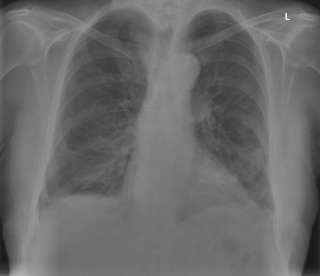
#> input picture Pdata/med_image1.png, 320 x 276 px, found by its file name
$ jupyter execute --allow-errors PACE_DEMO.ipynb
#> lines starting #> are read from the running program, lines starting #| are printed output that depends on the picture; after the words box and inside, x2 and y2 are one past the last pixel; in counts of white or black regions, pixels touching at a corner belong together
[cell 1]
import pandas as pd
import matplotlib.pyplot as plt
import csv
import numpy as np
import cv2
from google.colab.patches import cv2_imshow

[cell 2]
from google.colab import files
uploaded = files.upload()
#> the answer given: med_image1.png
im_gray = cv2.imread("med_image1.png", 0)
#> im_gray is the input picture: shape (276, 320); min 24, max 235, mean 106.6
im_gray_copy = im_gray.copy()

[cell 3]
cv2_imshow(im_gray) #
cv2.waitKey(0)
cv2.destroyAllWindows()

[cell 4]
#1. Image Manipulation
himg1, wimg1 = im_gray.shape
#> himg1 = 276; wimg1 = 320
print('height, width', himg1, wimg1)
#| height, width 276 320
print('Images with grayscale offsets: original, image-hole, image-thershold, image-negative, negative-offest, positive-offset')
im_gray = np.float32(im_gray)/1.0
im_gray_negoff = im_gray - 50
im_gray_posoff = im_gray + 50
im_gray_new = im_gray.copy()
im_gray_new[100:200, 100:200] = 0
#> im_gray_new: shape (276, 320) float32; min 0, max 235, mean 94
ret, im_thresh = cv2.threshold(im_gray, 127, 255, cv2.THRESH_BINARY)
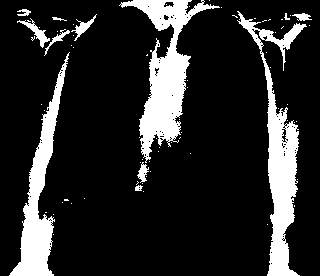
#> im_thresh: shape (276, 320) float32; 16.3% white; 71 white regions (59 under 20 px), largest, box (x1, y1, x2, y2) and area: (119, 0, 220, 163) 4897, (237, 11, 307, 276) 4813, (9, 52, 70, 276) 3671
res = np.hstack((im_gray, im_gray_new, im_thresh, (im_gray-255)*(-1), im_gray_negoff, im_gray_posoff))
cv2_imshow(res)
cv2.waitKey(0)
cv2.destroyAllWindows()

[cell 5]
#2. Histogram Equalization
# of a image using cv2.equalizeHist()

#im_gray = cv2.imread("/content/drive/MyDrive/Ndata/med_image1.png", 0)
im_gray = im_gray_copy
equ = cv2.equalizeHist(im_gray)
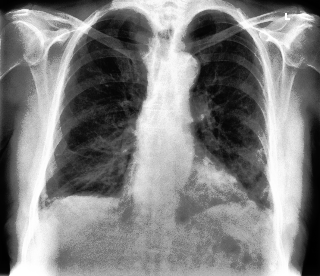
#> equ: shape (276, 320); min 0, max 255, mean 129.5

# find frequency of pixels in range 0-255
histr_im_gray = cv2.calcHist([im_gray],[0],None,[256],[0,256])
#> histr_im_gray = 256 values, max 3372 at index 113, min 0 at index 0, mean 345
histr_equ = cv2.calcHist([equ],[0],None,[256],[0,256])
#> histr_equ = 256 values, max 3372 at index 143, min 0 at index 12, mean 345

# stacking images side-by-side
res = np.hstack((im_gray, equ))
#> res: shape (276, 640)
print('Xray image, equalized image')
# show image input vs output
cv2_imshow(res)
cv2.waitKey(0)
cv2.destroyAllWindows()

plt.subplot(2,1,1)
plt.plot(histr_im_gray)
plt.title('Image Histogram')
plt.subplot(2,1,2), plt.plot(histr_equ)
plt.title('Equalized Image Histogram')
plt.show()
#> figure, not shown here; panel 1: curve peaks at x = 113, y = 3372; panel 2: curve peaks at x = 143, y = 3372

[cell 6]
#3. DCT
#im_gray = im_gray_copy
imf = np.float32(im_gray)/1.0  # float conversion/scale
im_gray = np.float32(im_gray)/1.0
dst = cv2.dct(imf)           # the dct
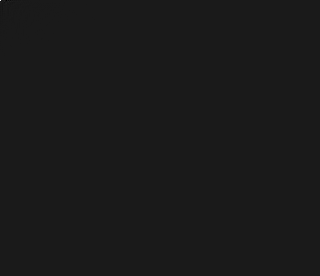
#> dst: shape (276, 320) float32; min -3622.6, max 31685.1, mean 0.2; drawn with min black and max white
cv2_imshow(dst) #
cv2.waitKey(0)
recon_dct = np.zeros([himg1, wimg1], dtype='float')
recon_dct[0:himg1//10, 0:wimg1//10] = dst[0:himg1//10, 0:wimg1//10]
dst1 = cv2.idct(recon_dct) # the idct
res = np.hstack((im_gray, dst1))
cv2_imshow(res)
cv2.waitKey(0)
cv2.destroyAllWindows()

[cell 7]
from google.colab import files
uploaded = files.upload()
#> the answer given: Echo-1(1).jpg
im_gray = cv2.imread("Echo-1(1).jpg")
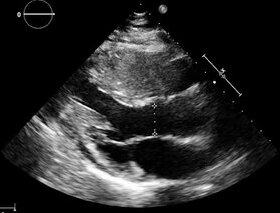
#> input picture Pdata/Echo-1(1).jpg, 280 x 213 px, found by its file name
#> im_gray is the input picture: shape (213, 280, 3); min 0, max 255, mean 40.7

[cell 8]
#4. Pseudocoloring
#im_gray = cv2.imread("/content/drive/MyDrive/Ndata/Echo-1(1).jpg")
himg1, wimg1, channel_length = im_gray.shape
#> himg1 = 213; wimg1 = 280; channel_length = 3
print('Echo-1(1) height, width, channel_length', himg1, wimg1, channel_length)
#| Echo-1(1) height, width, channel_length 213 280 3
im_color = cv2.applyColorMap(im_gray, cv2.COLORMAP_JET)
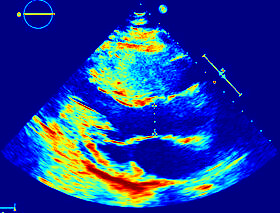
#> im_color: shape (213, 280, 3); mean B, G, R 150.8, 58.7, 31.5
plt.subplot(2,1,1)
plt.imshow(im_gray) #
plt.title("Echocardiogram image Echo-1(1)")
plt.subplot(2,1,2)
plt.imshow(im_color) #
plt.title("Pseudocolored image")
plt.show()
#> figure, not shown here; B, G, R data is drawn as R, G, B

[cell 9]
from google.colab import files
uploaded = files.upload()
#> the answer given: med_image.bmp
med_image = cv2.imread("med_image.bmp")
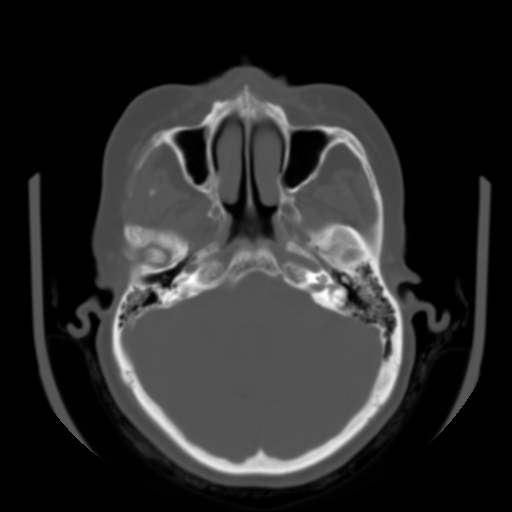
#> input picture Pdata/med_image.bmp, 512 x 512 px, found by its file name
#> med_image is the input picture: shape (512, 512, 3); min 0, max 255, mean 42.6

[cell 10]
#5. Image filtering
#med_image = cv2.imread('/content/drive/MyDrive/Ndata/med_image.bmp')
#med_image = cv2.imread('med_image.bmp')
himg1, wimg1, channel_length = med_image.shape
#> himg1 = 512; wimg1 = 512
print('med_image.bmp height, width, channel_length', himg1, wimg1, channel_length)
#| med_image.bmp height, width, channel_length 512 512 3
med_img = cv2.cvtColor(med_image, cv2.COLOR_BGR2GRAY)

gausBlur = cv2.GaussianBlur(med_img, (5,5),0)
kernel = np.array([[0, -1, 0],
                   [-1, 5,-1],
                   [0, -1, 0]])
image_sharp = cv2.filter2D(med_img, ddepth=-1, kernel=kernel)

res = np.hstack((med_img, gausBlur, image_sharp))
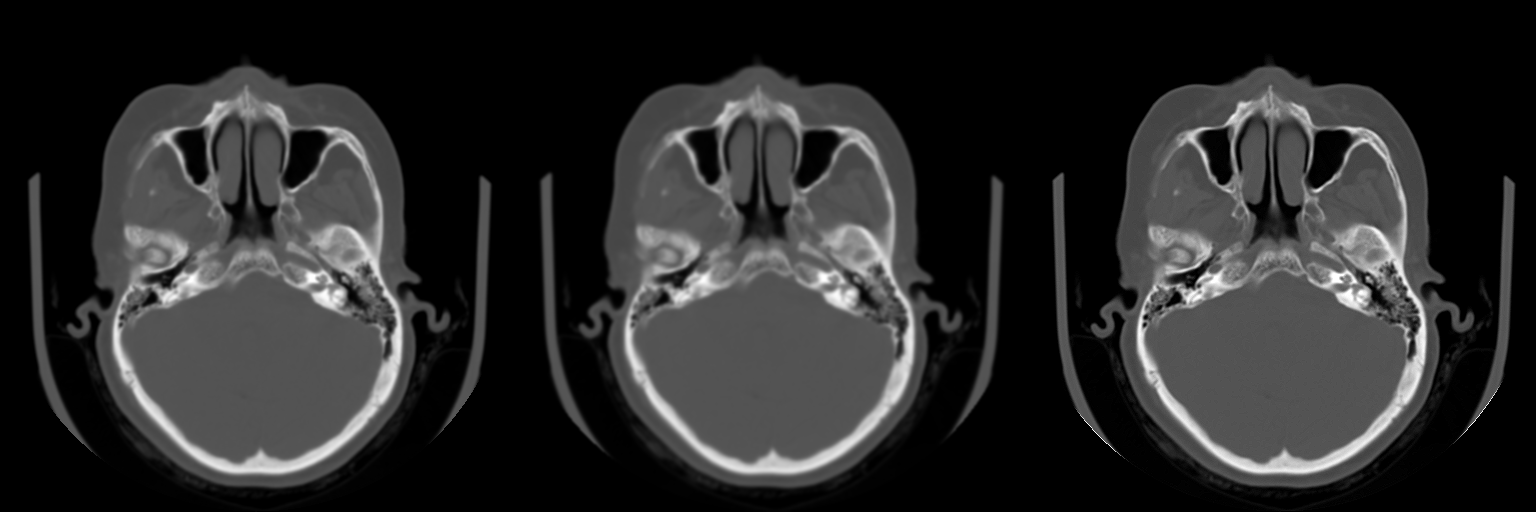
#> res: shape (512, 1536); min 0, max 255, mean 42.6
cv2_imshow(res)
cv2.waitKey(0)
cv2.destroyAllWindows()

[cell 11]
from google.colab import files
uploaded = files.upload()
#> the answer given: maxresdefault.jpg

[cell 12]
# 6. Adaptive filtering
X = []
Y = []
#> (the rest of this cell did not finish here and is left out)

[cell 13]
mu=0.0000001
length=len(Y)
print('length',length)
filter = np.zeros([length+1, 1], dtype='float')
#> (the rest of this cell did not finish here and is left out)

[cell 14]
plt.subplot(3,1,1)
plt.plot(X)
plt.title('Abdominal ECG')
plt.subplot(3,1,2)
plt.plot(Y)
plt.title('Maternal ECG')
plt.subplot(3,1,3)
signal = np.zeros((length, 1), dtype = "float")
#> (the rest of this cell did not finish here and is left out)

[cell 15]
from google.colab import files
uploaded = files.upload()
#> the answer given: maxresdefault.jpg

[cell 16]
#7 Segmentation
im_gray = cv2.imread('maxresdefault.jpg')
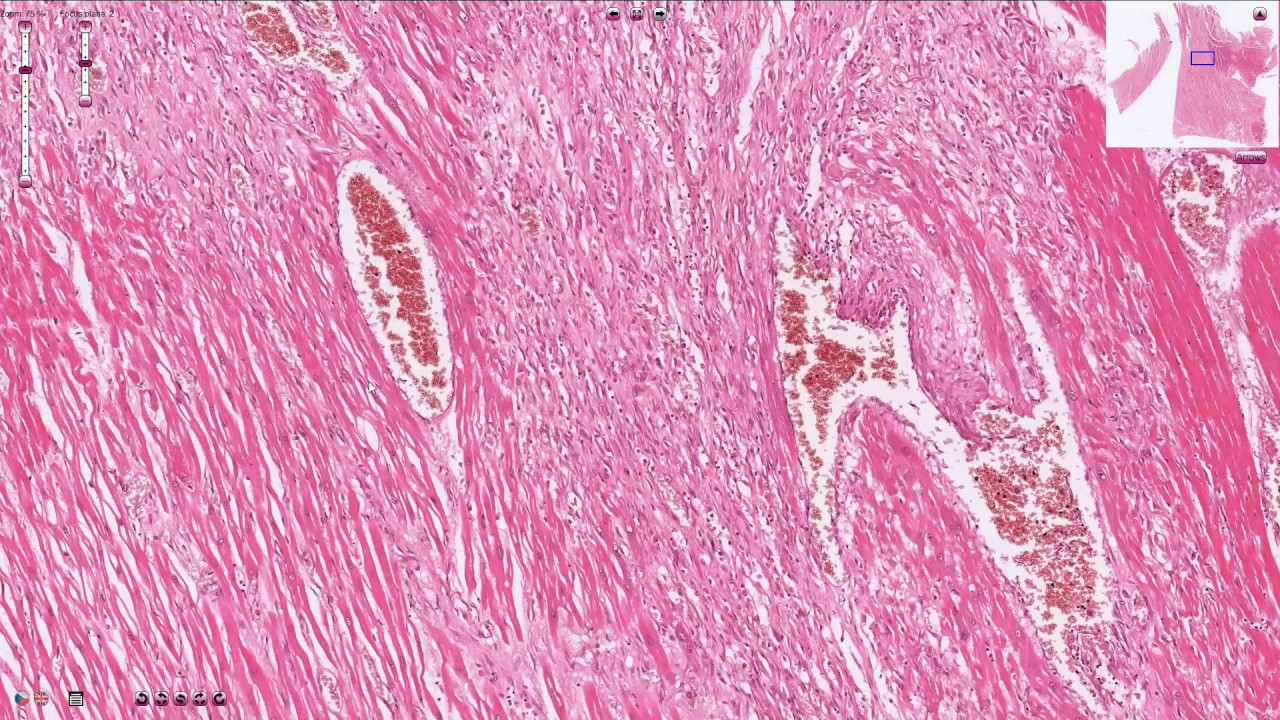
#> input picture Pdata/maxresdefault.jpg, 1280 x 720 px, found by its file name
#> im_gray is the input picture: shape (720, 1280, 3); mean B, G, R 186, 145.7, 223

twoDimage =  im_gray.reshape((-1,3))
twoDimage = np.float32(twoDimage)
criteria = (cv2.TERM_CRITERIA_EPS + cv2.TERM_CRITERIA_MAX_ITER, 10, 1.0)
K = 8
attempts=10

ret,label,center=cv2.kmeans(twoDimage,K,None,criteria,attempts,cv2.KMEANS_PP_CENTERS)
#> ret = 242217068.8; center = [[222.7, 188.7, 244.8], [165.5, 119.3, 210.4], [184.1, 140.2, 222.8], [103, 69.09, 145.9], [241.5, 222.5, 247.9], [202.5, 162.4, 233.7], [147.8, 93.87, 218.2], [139.9, 98.66, 183.5]]
center = np.uint8(center)
#> center = [[222, 188, 244], [165, 119, 210], [184, 140, 222], [103, 69, 145], [241, 222, 247], [202, 162, 233], [147, 93, 218], [139, 98, 183]]
res = center[label.flatten()]
result_image = res.reshape((im_gray.shape))

im_gray1 = cv2.resize(im_gray, (640, 360), interpolation = cv2.INTER_LINEAR)
result_image1 = cv2.resize(result_image, (640, 360), interpolation = cv2.INTER_LINEAR)
result_image1 = cv2.cvtColor(result_image1, cv2.COLOR_BGR2GRAY)
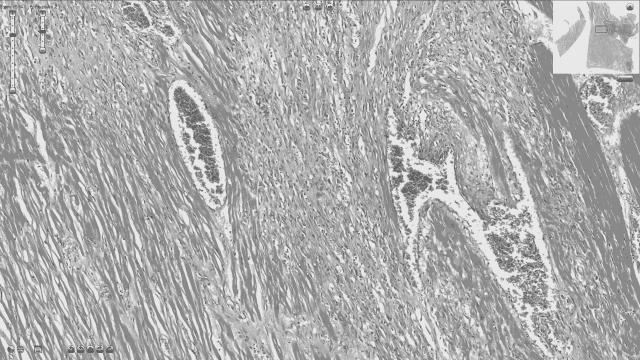
#> result_image1: shape (360, 640); min 96, max 232, mean 173.1
im_gray1 = cv2.cvtColor(im_gray1, cv2.COLOR_BGR2GRAY)
#> im_gray1: shape (360, 640)
res1 = np.hstack((im_gray1, result_image1))
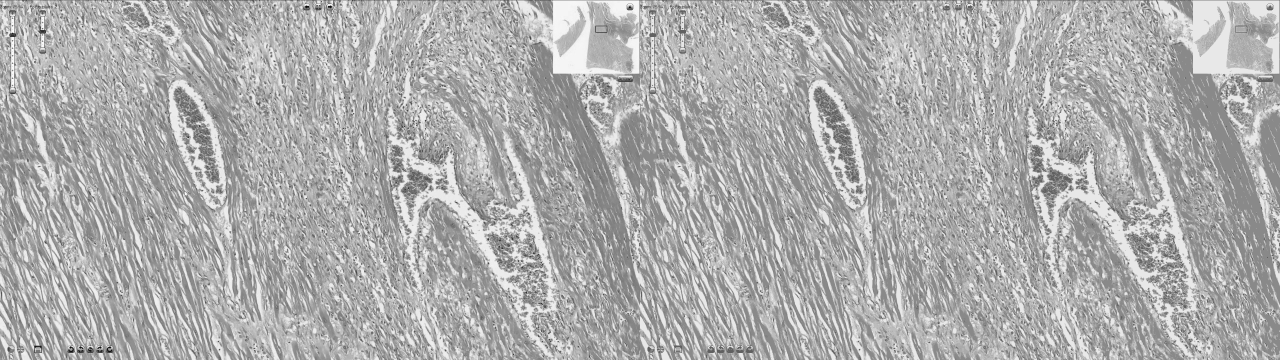
#> res1: shape (360, 1280); min 9, max 253, mean 173.3
cv2_imshow(res1)
cv2.waitKey(0)
cv2.destroyAllWindows()
